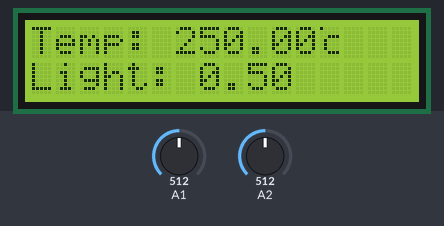
A sketch run on a simulated Arduino Mega 2560, built with avr-gcc and run on an emulated ATmega2560. Parts: 16×2 character LCD. Inputs (shaded band) come from the test bench; at power-on: A1 = 512, A2 = 512.

Above: at 1.9 s.
2.0 s: A1 set to 716
At 2.9 s:
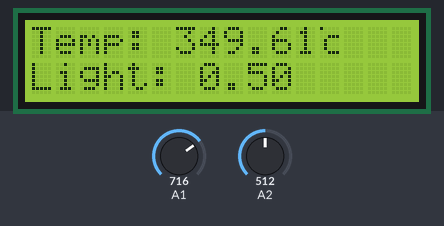
3.7 s: A2 set to 716
At 5.5 s:
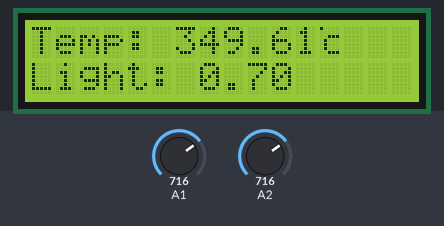
5.8 s: A1 set to 900
At 7.3 s:
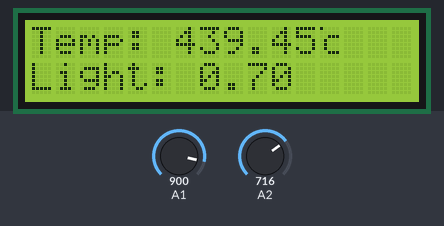
7.9 s: A2 set to 900
At 9.0 s:
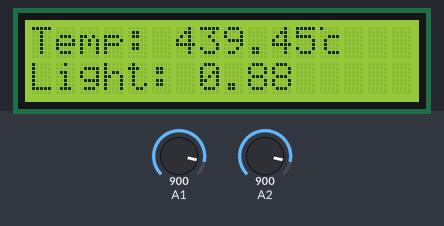
10.0 s: A1 set to 1023
At 11.8 s:
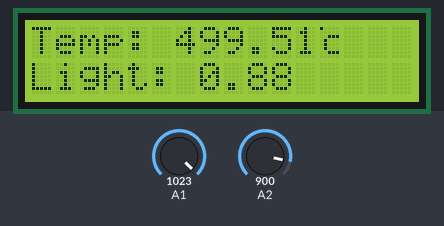
12.2 s: A2 set to 1023
At 13.4 s:
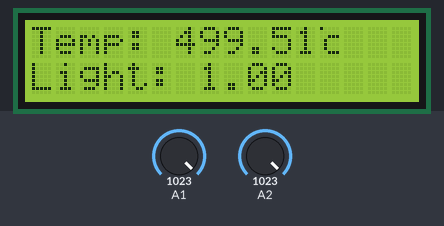
Timing chart, 0 to 15.2 s (numbered marks = the images above; inputs shaded):
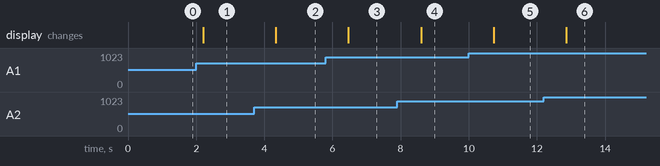

The sketch:

8-2.ino
```cpp
#include <LiquidCrystal.h>
LiquidCrystal lcd(44, 45, 46, 47, 48, 49);
byte user1[8] = {B10000, B00000, B00111, B01000, B01000, B01000, B00111, B00000};
void setup()
{
    Serial.begin(9600);
    lcd.createChar(0, user1);
    while (1)
    {
        lcd.begin(16, 2);
        int reading = analogRead(55);
        float voltage = reading * 5.0 / 1024.0;
        float temp_C = voltage * 100;
        lcd.print("Temp: ");
        lcd.print(temp_C);
        lcd.write(byte(0));
        lcd.setCursor(0, 1);
        int reading2 = analogRead(56);
        float light = reading2 / 1024.0;
        lcd.print("Light: ");
        lcd.print(light);
        delay(1000);
    }
}
void loop() {}
```

Measured:
- after the input at 2.0 s, the display: changes after 0.20 s (image 1)
- after the input at 3.7 s, the display: changes after 0.63 s (image 2)
- after the input at 5.8 s, the display: changes after 0.67 s (image 3)
- after the input at 7.9 s, the display: changes after 0.70 s (image 4)
- after the input at 10.0 s, the display: changes after 0.73 s (image 5)
- after the input at 12.2 s, the display: changes after 0.67 s (image 6)
